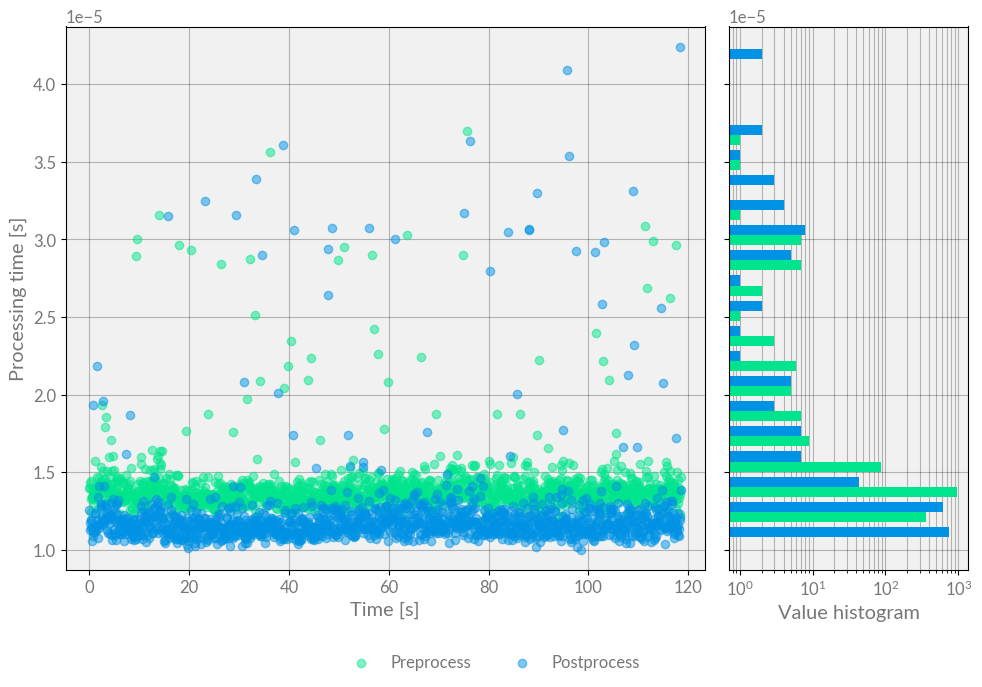
#> input picture _images/_pre_post_process.png, 982 x 687 px
$ python gen_test_data.py -d ../../_images -n 5 -o out.png
#> lines starting #> are read from the running program, lines starting #| are printed output that depends on the picture
# Copyright (c) 2026 Antmicro <www.antmicro.com>
#
# SPDX-License-Identifier: Apache-2.0

"""
Generate test data for onnx2tf calibration.
This script is meant to be run from the terminal for dev
purposes.

The images are downloaded using the script `downloader.py` as
instructed on this page:
https://storage.googleapis.com/openimages/web/download_v7.html.
"""

import argparse
from pathlib import Path

if __name__ == "__main__":
    import numpy as np
    from PIL import Image

    def preprocess_img(img: Image.Image) -> np.ndarray:
        """
        Preprocess the image to retain shape for calibration.

        Arguments
        ---------
        img: Image.Image
            The PIL image.

        Returns
        -------
        np.ndarray
            The numpy array representation of the image.
        """
        img = img.convert("RGB")
        img = img.crop((0, 0, 128, 128))
        return np.array(img).astype(np.float32).reshape(1, 128, 128, 3) / 255.0

    parser = argparse.ArgumentParser(description="Process images.")
    parser.add_argument(
        "--dir", "-d", required=True, help="Directory containing images"
    )

    parser.add_argument(
        "--count",
        "-n",
        required=True,
        type=int,
        help="Number of images to use",
    )

    parser.add_argument(
        "--output",
        "-o",
        required=True,
        help="Output filename (e.g., result.jpg or out.zip)",
    )

    args = parser.parse_args()

    COUNT = args.count
    images_dir = Path(args.dir)

    n_images = 0
    images = []
    for img_path in images_dir.iterdir():
        if n_images >= COUNT:
            break
        with Image.open(img_path) as img:
#> img is the input picture: PIL image 982x687 RGBA; mean R, G, B, A 141.3, 162.2, 162.6, 46.7
            images.append(img.copy())
            n_images += 1

    selected_imgs = list(map(preprocess_img, images))
#> in preprocess_img, `img = img.convert("RGB")`:
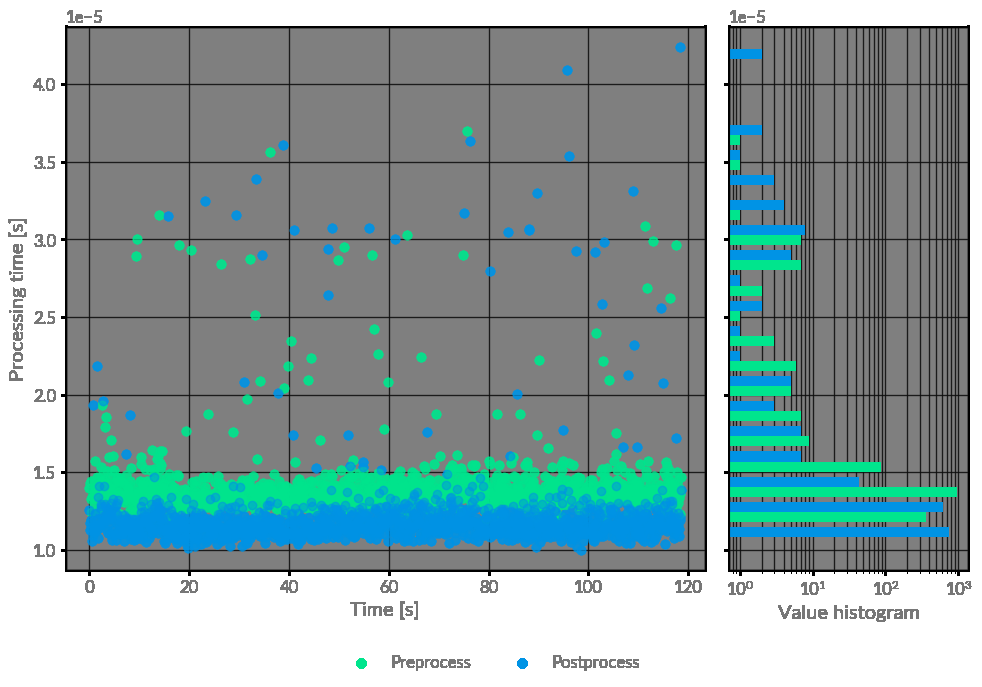
#> img: PIL image 982x687 RGB; mean R, G, B 141.3, 162.2, 162.6
#> in preprocess_img, `img = img.crop((0, 0, 128, 128))`:
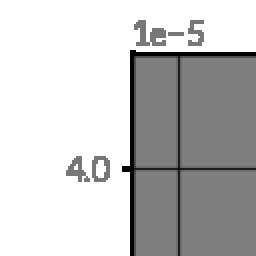
#> img: PIL image 128x128 RGB (shown 2 times larger); min 0, max 255, mean 197.4
#> in preprocess_img (call 2), `img = img.convert("RGB")`:
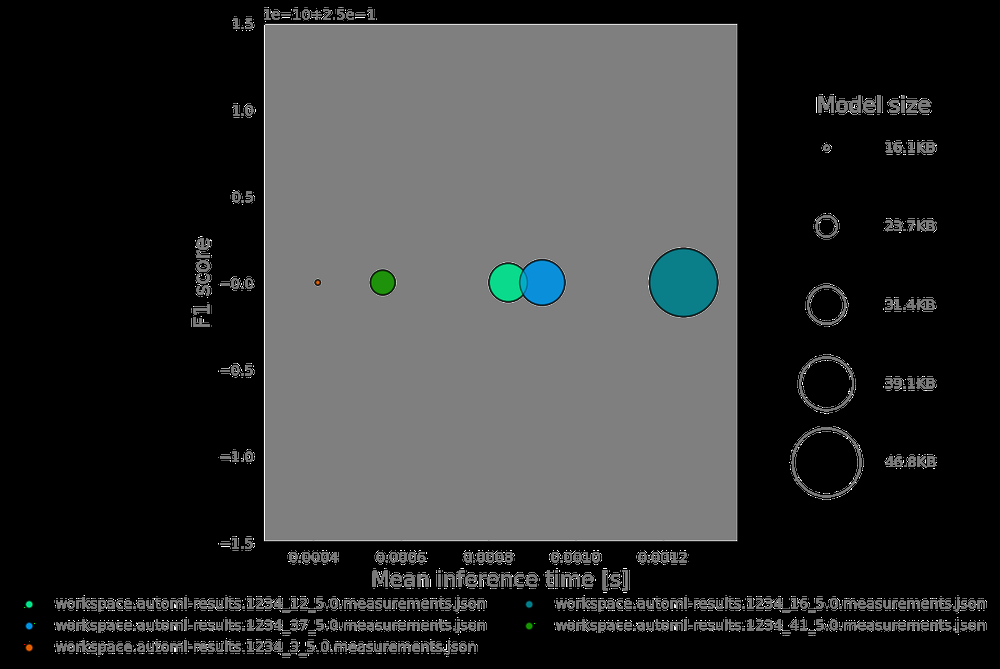
#> img: PIL image 1000x669 RGB; mean R, G, B 51.1, 52.4, 52.4
#> in preprocess_img (call 2), `img = img.crop((0, 0, 128, 128))`: img: PIL image 128x128 RGB; every value is 0
#> in preprocess_img (call 3), `img = img.crop((0, 0, 128, 128))`:
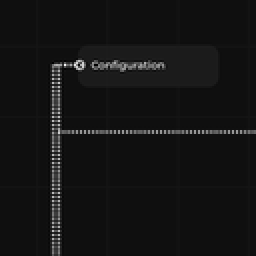
#> img: PIL image 128x128 RGB (shown 2 times larger); min 0, max 244, mean 20
#> in preprocess_img (call 4), `img = img.convert("RGB")`:
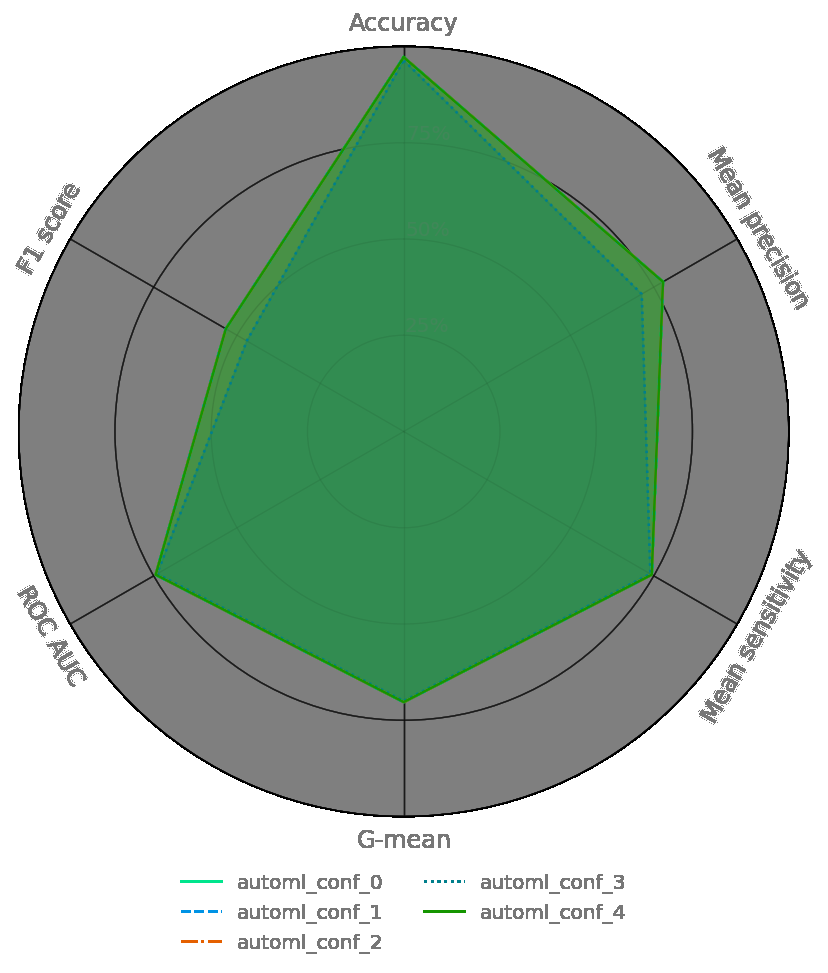
#> img: PIL image 828x973 RGB; mean R, G, B 156.7, 180.7, 164.4
#> in preprocess_img (call 4), `img = img.crop((0, 0, 128, 128))`: img: PIL image 128x128 RGB; every value is 255
#> in preprocess_img (call 5), `img = img.convert("RGB")`:
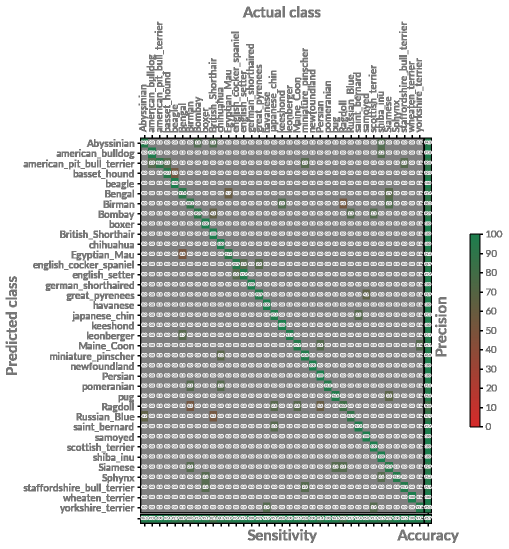
#> img: PIL image 1017x1098 RGB (shown at 1/2 size); mean R, G, B 200.8, 202, 200.9
    selected_imgs = np.concatenate(selected_imgs, axis=0)
    np.save(
        f"resources/{args.output}",
        selected_imgs,
        allow_pickle=False,
    )

    print(f"Saved to resources/{args.output}")
